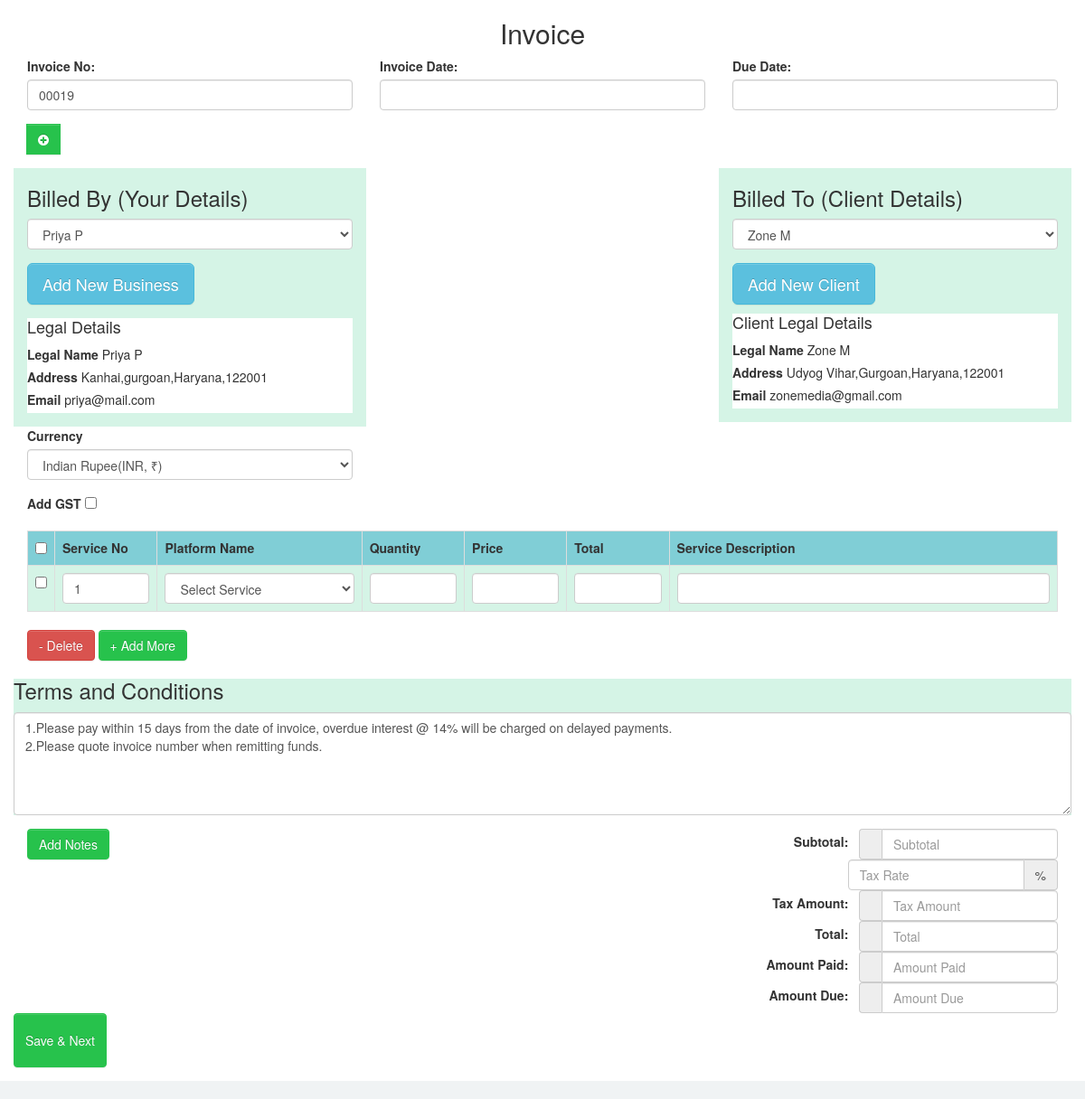
The page /create_invoice.php (signed in) on the database its author committed.
### tables this page shows
CREATE TABLE `invoice_user_details` (
  `order_id` int(11) NOT NULL,
  `user_id` int(11) NOT NULL,
  `country` varchar(20) NOT NULL,
  `user` varchar(50) NOT NULL,
  `email` varchar(100) NOT NULL,
  `mobile` bigint(20) NOT NULL,
  `gstin` varchar(10) NOT NULL,
  `pan_no` text NOT NULL,
  `street_address` text NOT NULL,
  `gst_state` text NOT NULL,
  `city` text NOT NULL,
  `zip_code` int(10) NOT NULL,
  `user_insert` int(11) NOT NULL,
  `user_update` int(11) NOT NULL
);

CREATE TABLE `invoice_client_details` (
  `order_id` int(11) NOT NULL,
  `user_id` int(11) NOT NULL,
  `order_date` timestamp NOT NULL DEFAULT current_timestamp(),
  `client_country` text NOT NULL,
  `client_name` varchar(250) NOT NULL,
  `client_email` varchar(50) NOT NULL,
  `client_mobile` int(10) NOT NULL,
  `client_gstin` varchar(20) NOT NULL,
  `client_pan_no` varchar(20) NOT NULL,
  `client_street_address` text NOT NULL,
  `client_state` text NOT NULL,
  `client_city` text NOT NULL,
  `client_zip_code` int(10) NOT NULL,
  `invoice_id` int(11) NOT NULL DEFAULT 0,
  `client_insert` int(11) NOT NULL,
  `client_update` int(11) NOT NULL
);

### Invoice.php (called while the page is built, shortened)
<?php
class Invoice{
	private $host  = 'localhost';
    private $user  = 'root';
    private $password   = "";
    private $database  = "my_invoice";
	private $invoiceUserTable = 'invoice_user_details';
    private $invoiceClientTable = 'invoice_client_details';
	private $invoiceDetailsTable = 'invoice_details';
	private $dbConnect = false;
    public function __construct(){
        if(!$this->dbConnect){
            $conn = new mysqli($this->host, $this->user, $this->password, $this->database);
            if($conn->connect_error){
                die("Error failed to connect to MySQL: " . $conn->connect_error);
            }else{
                $this->dbConnect = $conn;
            }
        }
    }
	private function getData($sqlQuery) {
		$result = mysqli_query($this->dbConnect, $sqlQuery);
		$data= array();
		while ($row = mysqli_fetch_array($result, MYSQLI_ASSOC)) {
			$data[]=$row;
		}
		return $data;
	}
	public function getInvoiceNo(){
		$sqlQuery="SELECT invoice_no FROM ".$this->invoiceDetailsTable." where user_id = '".$_SESSION['userid']."' order by order_id DESC LIMIT 1";
		$result = mysqli_query($this->dbConnect, $sqlQuery);
		$row = mysqli_fetch_array($result, MYSQLI_ASSOC);
		return $row;
	}
	public function getClientList(){
		$sqlQuery = "
			SELECT * FROM ".$this->invoiceClientTable."
			WHERE user_id = '".$_SESSION['userid']."'";
		return  $this->getData($sqlQuery);
	}
	public function getUserList(){
		$sqlQuery = "
			SELECT * FROM ".$this->invoiceUserTable."
			WHERE user_id = '".$_SESSION['userid']."'";
		return  $this->getData($sqlQuery);
	}
}

### create_invoice.php (the view, shortened to what this page needs)
<?php
include('header.php');
include 'Invoice.php';
$invoice = new Invoice();
$invoice->checkLoggedIn();
$invoiceList = $invoice->getInvoiceNo();
$invoice_no = $invoiceList['invoice_no'];
$invoice_no++;
$invoice_number = sprintf('%05d', $invoice_no);
$item_no = 0;
$item_no++;
$productCode = sprintf('%d',$item_no);
$invoiceUser = $invoice->getUserList();
$invoiceClient = $invoice->getClientList();
?>
<html>
<link href="css/style.css" rel="stylesheet">
<link rel="stylesheet" href="https://maxcdn.bootstrapcdn.com/bootstrap/3.3.5/css/bootstrap.min.css" />
<link rel="stylesheet" href="https://cdnjs.cloudflare.com/ajax/libs/bootstrap-datepicker/1.5.1/css/bootstrap-datepicker.min.css" />
<link rel="stylesheet" href="https://cdnjs.cloudflare.com/ajax/libs/font-awesome/4.7.0/css/font-awesome.min.css">
<body>
<div class="container content-invoice" id="dataInvoice" data-user="" data-client="">
	<form action="" id="invoice-form" method="post" class="invoice-form" role="form" onsubmit="return checkReqFields()">
		<div class="load-animate animated fadeInUp">
			<div class="row">
				<div class="col-xs-12 col-sm-12 col-md-12 col-lg-12">
					<h2 class="title">Invoice</h2>
				</div>
			</div>
			<div class="row">
				<div class="col-xs-4">
				<div class="form-group">
						<label for="invoice_no">Invoice No:</label>
						<input type="text" class="form-control" name="invoice_no" id="invoice_no" value="<?php echo $invoice_number ?>" autocomplete="off">
				</div>
				</div>
				<div class="col-xs-4">
				<div class="form-group">
					<label for="invoice_date">Invoice Date:</label>
               		<input type='text' class="form-control" id="datepicker1" name="datepicker1" />
            	</div>
				</div>
				<div class="col-xs-4">
				<div class="form-group">
					<label for="due_date">Due Date:</label>
					<input type='text' class="form-control" id="datepicker2" name="datepicker2" />
				</div>
				</div>
			</div>
			<div class="row">
				<div class="col-xs-4">
				<div class="form-group">
				<div class="input-group control-group after-add-more">
				<div class="input-group-btn">
            		<button class="btn btn-success add-more" type="button"><span class="fa fa-plus-circle"></span></button>
          		</div>
				</div>
				</div>
				</div>
		</div>
			<div class="row">
				<div class="col-xs-4" style="background-color:#d5f4e6;">
						<h3>Billed By (Your Details)</h3>
						<div class="form-group">
							<select class="form-control" name="user-drop" id="user-drop" autocomplete="off" onchange="userInV(this.value)">
								<?php
								foreach($invoiceUser as $invoiceUsers) {
									 $gst = 0;
									 if(!empty($invoiceUsers['gstin'])){
										$gst = 1;
									 }
									?>
									<option value="<?= $invoiceUsers['order_id'] ?>" data-id="<?php echo $gst; ?>" data-city="<?php echo $invoiceUsers['gst_state']; ?>"><?= $invoiceUsers['user'] ?></option>
								<?php
								} ?>
							</select>
						</div>
					<div class="form-group">
							<button type="button" class="btn btn-info btn-lg" data-toggle="modal" data-target="#myModal">Add New Business</button>
					</div>
					<div class="form-group" style="background-color:white" id="user-details">
					<?php
					$n=0;
								foreach($invoiceUser as $invoiceUsers) { ?>
							<div id="user-details_<?php  echo $invoiceUsers['order_id'] ?>" style="display:<?php if($n==0){ echo"block";}else{ echo"none";} ?>">
							<h4>Legal Details</h4>
							<label>Legal Name</label>   <?php echo  $invoiceUsers['user']?> <br />
							<label> Address</label> <?php echo $invoiceUsers['street_address']?>,<?php echo $invoiceUsers['city']?>,<?php echo $invoiceUsers['gst_state']?>,<?php echo $invoiceUsers['zip_code']?> <br />
							<label> Email</label> <?php echo $invoiceUsers['email']?>
							</div>
							<?php $n++; } ?>
					</div>
				</div>
					<div class="col-xs-4 pull-right" style="background-color: #d5f4e6;">
						<h3>Billed To (Client Details)</h3>
						<div class="form-group">
						<select class="form-control" name="client-drop" id="client-drop" autocomplete="off" onchange="clientInV(this.value)">
						<?php
						foreach($invoiceClient as $invoiceClients) {
									?>
							<option value="<?= $invoiceClients['order_id'] ?>" data-ccity="<?php echo $invoiceClients['client_state']; ?>"><?= $invoiceClients['client_name'] ?></option>
						<?php
						} ?>
							</select>
						</div>
						<div class="form-group">
							<button type="button" class="btn btn-info btn-lg" data-toggle="modal" data-target="#myModal-1">Add New Client</button>
								<div class="form-group" style="background-color:white" id="client-details">
								<?php
								$i=0;
								foreach($invoiceClient as $invoiceClients) { ?>
							<div id="client-details_<?php  echo $invoiceClients['order_id'] ?>" style="display:<?php if($i==0){ echo"block";}else{ echo"none";} ?>">
							<h4>Client Legal Details</h4>
							<label>Legal Name</label>   <?php echo  $invoiceClients['client_name']?> <br />
							<label> Address</label> <?php echo $invoiceClients['client_street_address']?>,<?php echo $invoiceClients['client_city']?>,<?php echo $invoiceClients['client_state']?>,<?php echo $invoiceClients['client_zip_code']?> <br />
							<label> Email</label> <?php echo $invoiceClients['client_email']?>
							</div>
							<?php $i++; } ?>
						</div>
						</div>
				</div>
			</div>
					<div class="row">
						<div class="col-xs-4" >
						<div class="form-group">
								<label for="currency">Currency</label>
								<select name="currency" id="currency" class="form-control" onclick="myFunction()">
									<option value="&#8377">Indian Rupee(INR, <span>&#8377;</span>)</option>
								</select>
						</div>
						</div>
					</div>
					<div class="row">
									<div class="col-xs-4">
									<div class="form-group">
									<label>Add GST</label>
										<input type="checkbox" id="chkbx" value="GST" name="chkbx" onclick="resetradio(this)">
									</div>
									</div>
			</div>
				<div class="row">
					<div class="col-xs-12 col-sm-12 col-md-12 col-lg-12">
						<table class="table table-bordered table-hover" id="invoiceItem">
							<tr style="background-color: #80ced6;">
								<th width="2%"><input id="checkAll" class="formcontrol" type="checkbox"></th>
								<th width="10%">Service No</th>
								<th width="20%">Platform Name</th>
								<th width="10%">Quantity</th>
								<th width="10%">Price</th>
								<th width="10%">Total</th>
								<th width="38%">Service Description</th>
							</tr>
							<tr style="background-color: #d5f4e6;">
								<td><input class="itemRow" type="checkbox"></td>
								<td><input type="text" name="productCode[]" id="productCode_1" class="form-control" value="<?php echo $productCode ?>" autocomplete="off"></td>
								<td><select name="productName[]" id="productName_1" class="select2 form-control" required>
								<option>Select Service</option>
								</select>
								</td>
								<td><input type="number" name="quantity[]" id="quantity_1" class="form-control quantity" autocomplete="off" required></td>
								<td><input type="number" name="price[]" id="price_1" class="form-control price" autocomplete="off"></td>
								<td><input type="number" name="total[]" id="total_1" class="form-control total" autocomplete="off"></td>
								<td><input type="text" name="serviceDes[]" id="serviceDes_1" class="form-control des" autocomplete="off"></td>
							</tr>
						</table>
					</div>
				</div>
			<div class="row">
				<div class="col-xs-12 col-sm-3 col-md-3 col-lg-3">
					<button class="btn btn-danger delete" id="removeRows" type="button">- Delete</button>
					<button class="btn btn-success" id="addRows" type="button">+ Add More</button>
				</div>
			</div>
			<div class="row">
				<div class="col-12">
				<div class="form-group" style="background-color:#d5f4e6;">
					<h3>Terms and Conditions</h3>
						<textarea class="form-control" rows="5" type="text" name="condition_desc" id="condition_desc">
1.Please pay within 15 days from the date of invoice, overdue interest @ 14% will be charged on delayed payments.&#013;2.Please quote invoice number when remitting funds.&#013;</textarea>
					</div>
				</div>
			</div>
			<div class="row">
				<div class="col-xs-12 col-sm-8 col-md-8 col-lg-8">
				<div class="form-group">
            		<input type="button" class="btn btn-success add-notes" onclick="showDiv()" name="note_btn" id="note_btn" value="Add Notes" type="button">
					</div>
					</div>
				<div class="col-xs-12 col-sm-4 col-md-4 col-lg-4">
					<span class="form-inline">
						<div class="form-group">
							<label>Subtotal: &nbsp;</label>
							<div class="input-group">
								<div class="input-group-addon currency"><p id="symbl1"></p></div>
								<input value="" type="number" class="form-control" name="subTotal" id="subTotal" placeholder="Subtotal">
							</div>
						</div>
						<div class="form-group">
							<div class="input-group">
								<input type="number" class="form-control" name="taxRate" id="taxRate" placeholder="Tax Rate">
								<div class="input-group-addon">%</div>
							</div>
						</div>
						<div class="form-group">
							<label>Tax Amount: &nbsp;</label>
							<div class="input-group">
								<div class="input-group-addon currency"><p id="symbl2"></p></div>
								<input value="" type="number" class="form-control" name="taxAmount" id="taxAmount" placeholder="Tax Amount" step="any">
							</div>
						</div>
						<div class="form-group">
							<label>Total: &nbsp;</label>
							<div class="input-group">
								<div class="input-group-addon currency"><p id="symbl3"></p></div>
								<input value="" type="number" class="form-control" name="totalAftertax" id="totalAftertax" placeholder="Total" step="any">
							</div>
						</div>
						<div class="form-group">
							<label>Amount Paid: &nbsp;</label>
							<div class="input-group">
								<div class="input-group-addon currency"><p id="symbl4"></p></div>
								<input value="" type="number" class="form-control" name="amountPaid" id="amountPaid" placeholder="Amount Paid" step="any">
							</div>
						</div>
						<div class="form-group">
							<label>Amount Due: &nbsp;</label>
							<div class="input-group">
								<div class="input-group-addon currency"><p id="symbl5"></p></div>
								<input value="" type="number" class="form-control" name="amountDue" id="amountDue" placeholder="Amount Due" step="any">
							</div>
						</div>
					</span>
				</div>
			</div>
			<div class="row">
					<div class="form-group">
						<input data-loading-text="Saving Invoice..." type="submit" name="invoice_btn" value="Save & Next" class="btn btn-success submit_btn invoice-save-btm">
					</div>
			</div>
			</div>
		</form>
</div>
</body>
</html>
<?php include('footer.php');?>

### css/style.css (style rules this page uses)
html { background-color: #f0f3f4; position: relative; min-height: 100%; }
body { background-color: transparent; color: #328abd; font-family: "Source Sans Pro","Helvetica Neue",Helvetica,Arial,sans-serif; font-size: 14px; line-height: 1.42857; }
.btn-success, .panel-success { background-color: #27c24c !important; border-color: #27c24c !important; color: #fff !important; }
.btn-info, .panel-info { background-color: #23b7e5; border-color: #23b7e5; color: #fff !important; }
.btn-danger, .panel-danger { background-color: #f05050; border-color: #f05050; color: #fff !important; }
input[type=number] { -moz-appearance: textfield; }
.form-inline .form-group { margin-bottom: 20px; float: right; }
.invoice-save-btm { height:60px;padding:20px;font-size:20px; }

### create_invoice.php (style rules this page uses)
h2 { text-align: center; }

### rows shown on the page
invoice_user_details: user "Priya P", street_address "Kanhai", city "gurgoan", gst_state "Haryana", zip_code "122001", email "priya@mail.com"
invoice_client_details: client_name "Zone M", client_street_address "Udyog Vihar", client_city "Gurgoan", client_state "Haryana", client_zip_code "122001", client_email "zonemedia@gmail.com"

### other values the page prints
form field user-drop "Priya P"
form field client-drop "Zone M"
